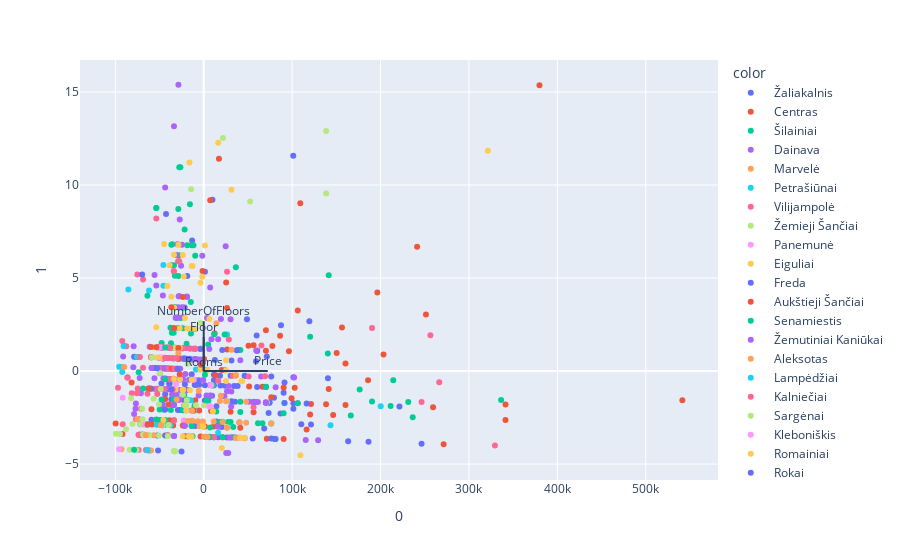

Notebook source saved alongside this figure:
### Code cell
X = df[features]

pca = PCA(n_components=2)
components = pca.fit_transform(X)

loadings = pca.components_.T * np.sqrt(pca.explained_variance_)

fig = px.scatter(components, x=0, y=1, color=df['Area'])

for i, feature in enumerate(features):
    fig.add_shape(
        type='line',
        x0=0, y0=0,
        x1=loadings[i, 0],
        y1=loadings[i, 1]
    )
    fig.add_annotation(
        x=loadings[i, 0],
        y=loadings[i, 1],
        ax=0, ay=0,
        xanchor="center",
        yanchor="bottom",
        text=feature,
    )
fig.show()

### Figure 1 — Plotly figure (JSON) as saved in the notebook; plotly's stock layout.template omitted (floating-point values rounded to 4 significant figures; data arrays with more than 128 entries replaced by an {"elided": "..."} marker saying what was removed)
{"data": [{"hovertemplate": "color= Žaliakalnis<br>0=%{x}<br>1=%{y}<extra></extra>", "legendgroup": " Žaliakalnis", "marker": {"color": "#636efa", "symbol": "circle"}, "mode": "markers", "name": " Žaliakalnis", "orientation": "v", "showlegend": true, "type": "scatter", "x": [1282.0, -46620.0, -18620.0, 60380.0, 91380.0, 73380.0, -28620.0, 90380.0, -39020.0, -36620.0, 76380.0, 86810.0, 9882.0, 186400.0, -56620.0, -76620.0, -23620.0, -5118.0, -13620.0, 221400.0, 18880.0, 74380.0, 14380.0, -13120.0, -9618.0, 23970.0, -21620.0, -69620.0, 46380.0, 1382.0, 101400.0, 101300.0, 71380.0, 20380.0, -21260.0, -33620.0, 39380.0, -78720.0, 31280.0, 60380.0, 11550.0, 14380.0, -47830.0, 31380.0, 11580.0, -19120.0, 163400.0, -51620.0, -38630.0, 18380.0, -22120.0, 16380.0, 35380.0, -44620.0, 6382.0, 11580.0, -5618.0, -10190.0, 87380.0, 26380.0, 10880.0, 34310.0, 31380.0, -52620.0, 59880.0, 121400.0, -71620.0, -42620.0, 55380.0, -43620.0, -59120.0, -43620.0, -63720.0, -45620.0, -9618.0, -23620.0, -38720.0, -33620.0, 9382.0, -29190.0, -54120.0, 40380.0, -27150.0, 101400.0, 1382.0, 246400.0, -13620.0, 74380.0, -8928.0, 140500.0, 81380.0, -13620.0, 46380.0, 38320.0, 30380.0, -72620.0, 79450.0, 60380.0, -42120.0, 110400.0, 68380.0, -59120.0, 101400.0, 23970.0], "xaxis": "x", "y": [-1.585, -2.906, 5.103, -0.8509, -0.6175, -2.248, -1.533, -1.167, -0.6799, -1.521, -0.292, -2.277, 9.208, -3.806, 0.1625, 0.7619, -1.529, -0.738, -2.953, -1.906, -0.7718, -1.688, -1.898, 7.018, 0.6468, -0.7893, 3.414, -3.414, -0.2497, -0.7574, -2.02, 11.57, 0.7891, -3.011, -0.7152, -1.809, 1.128, 0.7649, -3.577, 1.088, -0.2005, -2.715, -0.6674, -1.628, -0.7615, -3.506, -3.774, -4.267, -0.6804, -0.2477, 1.236, -3.556, -1.654, -1.51, -3.552, -0.4947, -0.491, -0.7411, 2.46, -3.57, -3.538, -0.8039, 0.572, -3.459, 1.917, -2.876, -2.861, 8.448, -3.621, -3.461, 0.7372, -1.245, -2.872, -2.897, -2.958, -1.273, 1.259, -3.486, -1.33, -2.093, 0.1589, -3.58, -2.096, -0.3376, 5.341, -3.901, -2.125, -1.698, -0.7429, -0.3928, -3.658, -0.1753, -0.26, -0.8095, -0.2477, -3.42, -1.428, 1.088, -0.4087, -2.861, -3.089, -2.622, -1.737, 0.0385], "yaxis": "y"}, {"hovertemplate": "color= Centras<br>0=%{x}<br>1=%{y}<extra></extra>", "legendgroup": " Centras", "marker": {"color": "#EF553B", "symbol": "circle"}, "mode": "markers", "name": " Centras", "orientation": "v", "showlegend": true, "type": "scatter", "x": [99380.0, 70380.0, -34620.0, 121400.0, 141400.0, -44220.0, -64720.0, 196400.0, 251400.0, 96380.0, 56380.0, -38620.0, 11380.0, -9618.0, 17210.0, 185900.0, 381.6, 66380.0, -1318.0, 13370.0, 20380.0, -43620.0, 71380.0, 90380.0, 379800.0, 26380.0, -40620.0, 12330.0, -73620.0, -81620.0, 203400.0, 21380.0, -33720.0, 50680.0, 116400.0, 26380.0, -10620.0, 8382.0, -3618.0, 109200.0, 120400.0, 241400.0, 341400.0, -91850.0, -19620.0, 160400.0, 160400.0, 1382.0, 86380.0, 1582.0, -72620.0, -5118.0, 41380.0, 138400.0, 341400.0, 102900.0, 70380.0, 10380.0, 26380.0, 30380.0, 259400.0, -58620.0, 106400.0, 56380.0, 7374.0, -66620.0, 70380.0, 271400.0, 541400.0, 77680.0, 51380.0, 156400.0, 36380.0, -64720.0, 150400.0, 146400.0, -39620.0, -59120.0], "xaxis": "x", "y": [-1.457, -1.683, -2.923, -1.765, -0.9652, -2.072, -3.431, 4.228, 3.046, 1.058, 1.382, -2.64, -2.978, -1.57, 11.41, -0.4943, 0.643, -0.8491, 5.373, -0.2304, 0.05384, -1.501, -3.644, -3.65, 15.36, -3.03, -3.455, 2.015, 0.7577, -0.6198, 0.8867, -3.563, -2.647, 1.362, -3.146, 3.384, -2.109, -2.146, -3.518, 9.014, -2.335, 6.686, -2.636, -3.383, -1.566, -1.82, 0.407, -2.974, 1.9, -3.525, -3.42, -2.127, -3.041, -1.778, -1.798, -0.9007, 1.095, -2.149, 1.157, -2.187, -1.949, -2.869, 3.261, -2.213, 9.178, -3.429, 2.2, -3.936, -1.571, 1.351, -0.828, 2.335, -3.574, -3.431, 0.9718, -2.361, -1.801, -2.051], "yaxis": "y"}, {"hovertemplate": "color= Šilainiai<br>0=%{x}<br>1=%{y}<extra></extra>", "legendgroup": " Šilainiai", "marker": {"color": "#00cc96", "symbol": "circle"}, "mode": "markers", "name": " Šilainiai", "orientation": "v", "showlegend": true, "type": "scatter", "x": [-9618.0, -36620.0, 21380.0, -23620.0, -45620.0, -49820.0, -50120.0, -11620.0, -9618.0, -27620.0, 10380.0, -18720.0, -12620.0, -29620.0, 36380.0, -23620.0, 41380.0, -43420.0, 61380.0, -10400.0, -37220.0, -21620.0, 141400.0, -23620.0, 21280.0, -28620.0, -13620.0, -47620.0, -28720.0, -17620.0, -3618.0, -16720.0, 27380.0, -50120.0, -37620.0, -19420.0, -37020.0, 18180.0, -32620.0, -36620.0, -29620.0, -45620.0, -53620.0, -31620.0, -33620.0, -29820.0, -36620.0, 14180.0, -20620.0, -41620.0, -60620.0, 11780.0, -15620.0, -53620.0, -32620.0, -18620.0, -718.4, 80380.0, 7167.0, -23620.0, 5082.0, -28120.0, -23520.0, -28720.0, -50120.0, -35620.0, -21940.0, -26120.0, -27630.0, -23620.0, 5382.0, 76380.0, -26420.0, -34020.0, -14620.0, -13620.0, -33620.0, -64720.0, -23620.0, -47620.0, -33620.0, -18720.0, 66380.0, 231400.0, -33620.0, -36020.0, -14420.0, -24120.0], "xaxis": "x", "y": [6.202, -0.9979, -2.725, -2.101, 0.147, -2.064, -2.624, 6.766, 2.265, 0.1216, -0.7701, -1.547, -3.505, 0.1244, 5.586, 0.6769, 1.136, -2.634, -2.802, -1.863, -2.092, 7.607, 5.151, 3.407, -3.553, 5.107, -2.943, 1.511, 2.312, -1.025, 1.199, -3.509, -2.744, -2.624, 2.325, 1.471, 1.496, -2.741, 3.44, 6.791, 0.6853, -2.07, 8.768, 2.867, 5.685, 1.236, 5.689, -2.174, -2.105, 0.7023, -0.9435, 1.978, 8.96, 8.768, 5.123, 6.765, -2.981, -3.657, -3.034, 1.228, 1.427, 6.228, -2.111, 8.712, -2.624, 6.81, -1.275, 2.849, 10.95, 2.295, -1.581, -2.823, 10.95, 2.063, 3.708, 6.768, -0.9919, -2.87, 1.238, 1.272, 1.252, -3.507, -2.809, -1.663, 1.252, 2.056, 2.015, -1.272], "yaxis": "y"}, {"hovertemplate": "color= Dainava<br>0=%{x}<br>1=%{y}<extra></extra>", "legendgroup": " Dainava", "marker": {"color": "#ab63fa", "symbol": "circle"}, "mode": "markers", "name": " Dainava", "orientation": "v", "showlegend": true, "type": "scatter", "x": {"elided": "159 float values"}, "xaxis": "x", "y": {"elided": "159 float values"}, "yaxis": "y"}, {"hovertemplate": "color= Marvelė<br>0=%{x}<br>1=%{y}<extra></extra>", "legendgroup": " Marvelė", "marker": {"color": "#FFA15A", "symbol": "circle"}, "mode": "markers", "name": " Marvelė", "orientation": "v", "showlegend": true, "type": "scatter", "x": [-56620.0], "xaxis": "x", "y": [-3.453], "yaxis": "y"}, {"hovertemplate": "color= Petrašiūnai<br>0=%{x}<br>1=%{y}<extra></extra>", "legendgroup": " Petrašiūnai", "marker": {"color": "#19d3f3", "symbol": "circle"}, "mode": "markers", "name": " Petrašiūnai", "orientation": "v", "showlegend": true, "type": "scatter", "x": [-45620.0, -95620.0, -45620.0, -20120.0, -8818.0, -44620.0, -91820.0, -14620.0, 3382.0, 143400.0, 91280.0, 16280.0, -85220.0, -92120.0, -34120.0, 26380.0, -37620.0, -61820.0, -10620.0, -75620.0, -53120.0], "xaxis": "x", "y": [5.702, 0.2278, 4.58, -2.106, 0.08476, -2.899, 0.2224, -1.563, 0.06755, -2.907, -1.722, -3.32, 4.379, -0.04401, 0.6917, 1.964, -2.919, 4.336, -2.119, 0.7605, -2.887], "yaxis": "y"}, {"hovertemplate": "color= Vilijampolė<br>0=%{x}<br>1=%{y}<extra></extra>", "legendgroup": " Vilijampolė", "marker": {"color": "#FF6692", "symbol": "circle"}, "mode": "markers", "name": " Vilijampolė", "orientation": "v", "showlegend": true, "type": "scatter", "x": [-64620.0, -23620.0, 56380.0, -33820.0, 32880.0, 266400.0, -68620.0, -35720.0, -73620.0, -73620.0, 246400.0, 329400.0, -74620.0, -44620.0, 28380.0, -40720.0, -76620.0, 106400.0, -36120.0, 69380.0, -70920.0, -38620.0, 65280.0, -49220.0, -73620.0, -91620.0, -86120.0, -81390.0, 50780.0, -50620.0, -87620.0, -75120.0, -96950.0, -45120.0, -28620.0, -55120.0, -50630.0, -33820.0, -52520.0, 11380.0, 190400.0, 46380.0, -72120.0, -68720.0, -39620.0, -75620.0, 11380.0, -63620.0, -65320.0, -51720.0, -50120.0, -33620.0, -46120.0, -27620.0, 256400.0, -22620.0], "xaxis": "x", "y": [-4.249, -1.006, -1.947, 5.364, -0.2579, -0.6079, 4.917, -0.428, -3.419, -4.247, -1.664, -3.998, -0.934, -0.9763, 1.698, 1.262, -2.597, -1.733, 0.6945, -0.2821, -2.024, -0.4239, 1.369, -0.9699, -3.419, -2.853, -0.3466, -1.191, -0.2934, 1.276, 1.338, 5.193, -0.9025, 0.6969, 0.6736, -0.9615, 0.1437, 5.364, -1.232, -3.559, 2.314, -3.609, 0.7556, -2.865, 0.1282, -1.199, -3.559, -1.216, -4.248, 1.277, 1.275, -2.658, 1.27, 5.906, 1.927, 1.236], "yaxis": "y"}, {"hovertemplate": "color= Žemieji Šančiai<br>0=%{x}<br>1=%{y}<extra></extra>", "legendgroup": " Žemieji Šančiai", "marker": {"color": "#B6E880", "symbol": "circle"}, "mode": "markers", "name": " Žemieji Šančiai", "orientation": "v", "showlegend": true, "type": "scatter", "x": [-32720.0, -94720.0, -62620.0, 21770.0, -40620.0, -23620.0, -46620.0, 138500.0, 52450.0, -14290.0, 138500.0, -82120.0, -21620.0, -19620.0, -68620.0, 381.6, -80620.0, -76120.0, 8382.0, -49620.0, -32720.0, -61620.0, -33620.0, -69620.0, 26280.0, -32720.0, -18260.0, -33620.0, 26380.0, -8718.0, -11620.0, -3618.0, -19620.0, -71620.0, -39620.0, -50620.0, -23620.0, 71380.0, -62620.0, -83720.0], "xaxis": "x", "y": [-4.315, -3.379, -4.262, 12.52, -3.496, -1.016, -2.906, 9.544, 9.114, 9.769, 12.9, -1.457, -1.837, -3.505, -3.426, -1.857, -2.848, -4.253, -0.7467, -0.104, -4.315, -3.436, 1.242, -2.025, -1.61, -4.315, 0.3752, -4.293, -3.009, -1.845, -2.128, 2.588, -1.85, -2.861, -2.906, -1.785, -1.273, -1.684, -3.424, -4.232], "yaxis": "y"}, {"hovertemplate": "color= Panemunė<br>0=%{x}<br>1=%{y}<extra></extra>", "legendgroup": " Panemunė", "marker": {"color": "#FF97FF", "symbol": "circle"}, "mode": "markers", "name": " Panemunė", "orientation": "v", "showlegend": true, "type": "scatter", "x": [7182.0, 6182.0, 41380.0, -2618.0, -48620.0, -91620.0, 8382.0, -11320.0, -48720.0, -66620.0, -22620.0, -31220.0], "xaxis": "x", "y": [-1.877, -1.886, -3.591, 1.208, 0.7224, -1.433, -0.757, -0.4727, 1.273, -2.878, -2.663, -0.7012], "yaxis": "y"}, {"hovertemplate": "color= Eiguliai<br>0=%{x}<br>1=%{y}<extra></extra>", "legendgroup": " Eiguliai", "marker": {"color": "#FECB52", "symbol": "circle"}, "mode": "markers", "name": " Eiguliai", "orientation": "v", "showlegend": true, "type": "scatter", "x": [-26920.0, -27120.0, -3618.0, 4382.0, -36620.0, 25280.0, 25280.0, -39620.0, -21120.0, -31720.0, 42580.0, -16120.0, -1618.0, 16380.0, 321400.0, -13620.0, -26920.0, -57620.0, -12620.0, -28620.0, -33720.0, -41120.0, -58620.0, 43480.0, -47620.0, -23720.0, -15620.0, -29620.0, -13620.0, -23620.0, -13620.0, 43480.0, -38620.0, 6382.0, 1382.0, -3618.0, -33620.0, -9618.0, -53620.0, -18620.0, -44820.0, -28620.0, -9619.0, -22620.0, 31380.0, 25180.0, -33720.0, -53720.0], "xaxis": "x", "y": [-0.4404, 2.3, 0.06714, 0.05586, 3.996, 0.5873, -0.5346, 1.26, 2.852, -0.9945, -0.5487, 11.2, 5.069, 12.27, 11.84, 5.646, 1.253, 1.286, 5.645, 5.897, -0.4308, 4.574, 0.7365, -0.5397, 0.7107, -1.006, -1.028, 1.246, -0.4694, 6.232, 2.281, -0.55, 5.692, 2.803, 6.747, 4.75, 3.421, 2.275, 0.7295, 2.288, 6.823, 6.79, 1.197, 5.088, 9.749, 0.02651, 6.246, 2.358], "yaxis": "y"}, {"hovertemplate": "color= Freda<br>0=%{x}<br>1=%{y}<extra></extra>", "legendgroup": " Freda", "marker": {"color": "#636efa", "symbol": "circle"}, "mode": "markers", "name": " Freda", "orientation": "v", "showlegend": true, "type": "scatter", "x": [12650.0, -52820.0, 91370.0, 48920.0, 76380.0, 70380.0, -69620.0, -20770.0, -59120.0, 116400.0, 37200.0, 20940.0, -3722.0, 119500.0, 59160.0, 40380.0, 70380.0], "xaxis": "x", "y": [0.5984, 0.1571, -1.712, 2.781, -3.63, -1.703, 5.185, 0.6559, -0.9559, -1.747, 1.114, 1.137, 1.182, 2.681, 0.5225, -2.762, -0.8548], "yaxis": "y"}, {"hovertemplate": "color= Aukštieji Šančiai<br>0=%{x}<br>1=%{y}<extra></extra>", "legendgroup": " Aukštieji Šančiai", "marker": {"color": "#EF553B", "symbol": "circle"}, "mode": "markers", "name": " Aukštieji Šančiai", "orientation": "v", "showlegend": true, "type": "scatter", "x": [-99620.0, -28620.0, -33620.0, -32590.0, -61620.0, 25380.0, -23620.0, -59620.0, -21620.0, -36120.0, -48720.0, -21620.0, -11620.0, -61820.0, -63420.0, -36620.0, -38120.0, -27120.0, -23620.0, -3118.0, -53620.0, -28670.0], "xaxis": "x", "y": [-2.821, 0.6736, 2.309, 0.1286, -4.264, 4.764, -2.928, 1.299, -2.941, 0.1336, -2.903, -3.502, -2.118, -0.9418, -2.872, 3.435, 1.248, -0.1732, 3.978, 0.3436, 1.28, 1.235], "yaxis": "y"}, {"hovertemplate": "color= Senamiestis<br>0=%{x}<br>1=%{y}<extra></extra>", "legendgroup": " Senamiestis", "marker": {"color": "#00cc96", "symbol": "circle"}, "mode": "markers", "name": " Senamiestis", "orientation": "v", "showlegend": true, "type": "scatter", "x": [59180.0, 33380.0, 166400.0, 1382.0, 140400.0, 30380.0, 3382.0, -53620.0, 336400.0, 176400.0, -47620.0, 120400.0, 236400.0, 90380.0, 33380.0, 211400.0, -33720.0, 23680.0, 6382.0, 70380.0, 41380.0, -33720.0, 41380.0, 190400.0, 214400.0, -73620.0, 56380.0, 106400.0], "xaxis": "x", "y": [-1.656, -3.009, -2.389, -0.1965, 0.9448, -2.738, -1.578, -2.609, -1.555, -0.994, -1.533, 1.842, -2.478, -2.261, -3.559, -1.881, -1.525, 1.972, -3.532, -0.8445, -2.203, -1.525, -1.652, -1.636, -0.497, -0.07011, -1.653, -1.733], "yaxis": "y"}, {"hovertemplate": "color= Žemutiniai Kaniūkai<br>0=%{x}<br>1=%{y}<extra></extra>", "legendgroup": " Žemutiniai Kaniūkai", "marker": {"color": "#ab63fa", "symbol": "circle"}, "mode": "markers", "name": " Žemutiniai Kaniūkai", "orientation": "v", "showlegend": true, "type": "scatter", "x": [56280.0, 26380.0, 61280.0, 25480.0, 27780.0, -21620.0, 31080.0, 70380.0, 115400.0, 59380.0, 51380.0], "xaxis": "x", "y": [-1.673, -1.087, -1.67, -4.407, -4.41, -2.941, -1.911, -1.703, -3.706, 1.11, -1.656], "yaxis": "y"}, {"hovertemplate": "color= Aleksotas<br>0=%{x}<br>1=%{y}<extra></extra>", "legendgroup": " Aleksotas", "marker": {"color": "#FFA15A", "symbol": "circle"}, "mode": "markers", "name": " Aleksotas", "orientation": "v", "showlegend": true, "type": "scatter", "x": [31380.0, -6618.0, 36380.0, 19380.0, -6618.0, -59620.0, 25380.0, 47980.0, -89820.0, 36380.0, -13060.0, 76380.0, -17870.0, -5618.0, 21380.0, 11380.0, 18380.0, 26380.0, -48620.0, -93120.0, 36380.0, -75120.0, 40380.0, -13280.0, -4618.0, 47980.0, -28720.0, -30680.0, -918.4, 36380.0, -65420.0, 381.6], "xaxis": "x", "y": [1.15, -2.706, -0.2356, -1.333, -2.706, -4.266, -1.619, -2.773, 0.2196, -3.595, -2.676, -2.813, -2.68, -1.052, -2.735, -2.711, -1.609, -3.03, -2.893, -4.209, -0.2356, -2.589, -2.752, -2.136, -2.965, -1.651, 0.9509, -1.53, -2.714, -0.2356, -3.43, -3.533], "yaxis": "y"}, {"hovertemplate": "color= Lampėdžiai<br>0=%{x}<br>1=%{y}<extra></extra>", "legendgroup": " Lampėdžiai", "marker": {"color": "#19d3f3", "symbol": "circle"}, "mode": "markers", "name": " Lampėdžiai", "orientation": "v", "showlegend": true, "type": "scatter", "x": [200100.0, -63620.0, -90620.0], "xaxis": "x", "y": [-1.886, -4.261, 1.343], "yaxis": "y"}, {"hovertemplate": "color= Kalniečiai<br>0=%{x}<br>1=%{y}<extra></extra>", "legendgroup": " Kalniečiai", "marker": {"color": "#FF6692", "symbol": "circle"}, "mode": "markers", "name": " Kalniečiai", "orientation": "v", "showlegend": true, "type": "scatter", "x": [-43720.0, -38620.0, -92120.0, -38920.0, -53620.0, -33620.0, -9619.0, -28820.0, -30620.0, -28620.0, -35120.0, -59620.0, -15720.0, -9619.0, -68620.0, 26380.0, 16380.0], "xaxis": "x", "y": [0.7155, 1.259, 1.612, 0.6984, 8.197, 0.13, 1.197, 5.897, 0.6867, 5.897, -0.9898, 0.7379, 1.216, 1.197, 0.1794, 5.333, -0.522], "yaxis": "y"}, {"hovertemplate": "color= Sargėnai<br>0=%{x}<br>1=%{y}<extra></extra>", "legendgroup": " Sargėnai", "marker": {"color": "#B6E880", "symbol": "circle"}, "mode": "markers", "name": " Sargėnai", "orientation": "v", "showlegend": true, "type": "scatter", "x": [-33630.0, -99300.0, -87910.0, -19120.0, -48620.0, -58620.0, -69120.0, -50620.0, -56620.0], "xaxis": "x", "y": [-4.313, -3.372, -3.122, -1.567, -0.9707, 0.7262, -2.587, -3.462, -1.483], "yaxis": "y"}, {"hovertemplate": "color= Kleboniškis<br>0=%{x}<br>1=%{y}<extra></extra>", "legendgroup": " Kleboniškis", "marker": {"color": "#FF97FF", "symbol": "circle"}, "mode": "markers", "name": " Kleboniškis", "orientation": "v", "showlegend": true, "type": "scatter", "x": [-95720.0], "xaxis": "x", "y": [-4.205], "yaxis": "y"}, {"hovertemplate": "color= Romainiai<br>0=%{x}<br>1=%{y}<extra></extra>", "legendgroup": " Romainiai", "marker": {"color": "#FECB52", "symbol": "circle"}, "mode": "markers", "name": " Romainiai", "orientation": "v", "showlegend": true, "type": "scatter", "x": [-23720.0, 46380.0, -16720.0, 109400.0, -718.4, -19620.0, 10380.0, -13720.0, -718.4, 20380.0, 41380.0, -45620.0, 41380.0], "xaxis": "x", "y": [-3.499, -3.598, -3.509, -4.525, -2.981, -2.117, -2.159, -3.514, -2.981, -4.133, -3.602, -2.631, -3.581], "yaxis": "y"}, {"hovertemplate": "color= Rokai<br>0=%{x}<br>1=%{y}<extra></extra>", "legendgroup": " Rokai", "marker": {"color": "#636efa", "symbol": "circle"}, "mode": "markers", "name": " Rokai", "orientation": "v", "showlegend": true, "type": "scatter", "x": [-36620.0, 80380.0, -16220.0, -29620.0, -21620.0, -43620.0, -25120.0], "xaxis": "x", "y": [-0.9876, -3.657, 0.6561, 0.1244, 0.674, -2.072, -4.325], "yaxis": "y"}, {"hovertemplate": "color= Vičiūnai<br>0=%{x}<br>1=%{y}<extra></extra>", "legendgroup": " Vičiūnai", "marker": {"color": "#EF553B", "symbol": "circle"}, "mode": "markers", "name": " Vičiūnai", "orientation": "v", "showlegend": true, "type": "scatter", "x": [90380.0, 76380.0], "xaxis": "x", "y": [-0.883, -1.414], "yaxis": "y"}, {"hovertemplate": "color= Palemonas<br>0=%{x}<br>1=%{y}<extra></extra>", "legendgroup": " Palemonas", "marker": {"color": "#00cc96", "symbol": "circle"}, "mode": "markers", "name": " Palemonas", "orientation": "v", "showlegend": true, "type": "scatter", "x": [-68620.0, -43620.0, -78720.0, -63670.0, -43720.0], "xaxis": "x", "y": [-0.9322, 1.266, -4.229, 4.045, -0.4372], "yaxis": "y"}, {"hovertemplate": "color= Vytėnai<br>0=%{x}<br>1=%{y}<extra></extra>", "legendgroup": " Vytėnai", "marker": {"color": "#ab63fa", "symbol": "circle"}, "mode": "markers", "name": " Vytėnai", "orientation": "v", "showlegend": true, "type": "scatter", "x": [-33620.0, 129400.0, 29380.0], "xaxis": "x", "y": [-3.496, -3.726, -3.574], "yaxis": "y"}, {"hovertemplate": "color= Vaišvydava<br>0=%{x}<br>1=%{y}<extra></extra>", "legendgroup": " Vaišvydava", "marker": {"color": "#FFA15A", "symbol": "circle"}, "mode": "markers", "name": " Vaišvydava", "orientation": "v", "showlegend": true, "type": "scatter", "x": [14380.0, 4282.0], "xaxis": "x", "y": [2.573, -3.549], "yaxis": "y"}], "layout": {"annotations": [{"ax": 0, "ay": 0, "text": "Price", "x": 72420.0, "xanchor": "center", "y": -4.57e-06, "yanchor": "bottom"}, {"ax": 0, "ay": 0, "text": "Rooms", "x": 0.5887, "xanchor": "center", "y": -0.0333, "yanchor": "bottom"}, {"ax": 0, "ay": 0, "text": "Floor", "x": 0.1417, "xanchor": "center", "y": 1.817, "yanchor": "bottom"}, {"ax": 0, "ay": 0, "text": "NumberOfFloors", "x": 0.03474, "xanchor": "center", "y": 2.682, "yanchor": "bottom"}], "autosize": true, "legend": {"title": {"text": "color"}, "tracegroupgap": 0}, "margin": {"t": 60}, "shapes": [{"type": "line", "x0": 0, "x1": 72420.0, "y0": 0, "y1": -4.57e-06}, {"type": "line", "x0": 0, "x1": 0.5887, "y0": 0, "y1": -0.0333}, {"type": "line", "x0": 0, "x1": 0.1417, "y0": 0, "y1": 1.817}, {"type": "line", "x0": 0, "x1": 0.03474, "y0": 0, "y1": 2.682}], "xaxis": {"anchor": "y", "autorange": true, "domain": [0, 1], "range": [-137700.0, 579500.0], "title": {"text": "0"}, "type": "linear"}, "yaxis": {"anchor": "x", "autorange": true, "domain": [0, 1], "range": [-6.067, 16.93], "title": {"text": "1"}, "type": "linear"}}}
